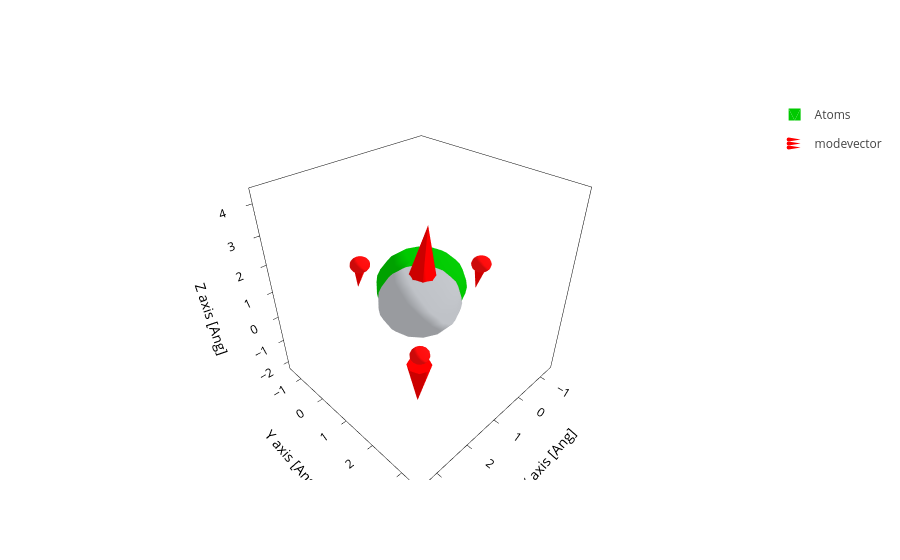

Notebook source saved alongside this figure:
### Code cell
import sisl as si
sisl_geom = si.Geometry.new(atoms0)
sisl_geom.plot(axes='xyz',
               show_bonds=False, show_cell=False,
               atoms_scale=0.5,
               arrows={"data": modevecs,
                       'atoms': np.arange(len(atoms0)),
                       'name': 'modevector',
                       'scale': -1.0,
                       'arrowhead_scale': 0.1,
                       'width': 1})

### Figure 1 — Plotly figure (JSON) as saved in the notebook; plotly's stock layout.template omitted (floating-point values rounded to 4 significant figures; data arrays with more than 128 entries replaced by an {"elided": "..."} marker saying what was removed)
{"data": [{"alphahull": 0, "color": "#00C900", "hovertemplate": "%{meta.position}", "legendgroup": "Atoms", "meta": {"meta": {"Atoms_i": 0}, "position": "(-0.00, -0.00, -0.00)"}, "name": "Atoms", "opacity": 1, "showlegend": true, "showscale": false, "type": "mesh3d", "x": {"elided": "225 float values"}, "y": {"elided": "225 float values"}, "z": {"elided": "225 float values"}}, {"alphahull": 0, "color": "#BFC2C7", "hovertemplate": "%{meta.position}", "legendgroup": "Atoms", "meta": {"meta": {"Atoms_i": 1}, "position": "(2.00, 2.00, 2.00)"}, "name": "Atoms", "opacity": 1, "showlegend": false, "showscale": false, "type": "mesh3d", "x": {"elided": "225 float values"}, "y": {"elided": "225 float values"}, "z": {"elided": "225 float values"}}, {"alphahull": 0, "color": "#FF0D0D", "hovertemplate": "%{meta.position}", "legendgroup": "Atoms", "meta": {"meta": {"Atoms_i": 2}, "position": "(2.00, -0.00, 2.00)"}, "name": "Atoms", "opacity": 1, "showlegend": false, "showscale": false, "type": "mesh3d", "x": {"elided": "225 float values"}, "y": {"elided": "225 float values"}, "z": {"elided": "225 float values"}}, {"alphahull": 0, "color": "#FF0D0D", "hovertemplate": "%{meta.position}", "legendgroup": "Atoms", "meta": {"meta": {"Atoms_i": 3}, "position": "(-0.00, 2.00, 2.00)"}, "name": "Atoms", "opacity": 1, "showlegend": false, "showscale": false, "type": "mesh3d", "x": {"elided": "225 float values"}, "y": {"elided": "225 float values"}, "z": {"elided": "225 float values"}}, {"alphahull": 0, "color": "#FF0D0D", "hovertemplate": "%{meta.position}", "legendgroup": "Atoms", "meta": {"meta": {"Atoms_i": 4}, "position": "(2.00, 2.00, -0.00)"}, "name": "Atoms", "opacity": 1, "showlegend": false, "showscale": false, "type": "mesh3d", "x": {"elided": "225 float values"}, "y": {"elided": "225 float values"}, "z": {"elided": "225 float values"}}, {"hoverinfo": "none", "legendgroup": "modevector", "line": {"color": "red", "width": 1}, "meta": {}, "mode": "lines", "name": "modevector lines", "showlegend": false, "type": "scatter3d", "x": [-1e-08, 0.002082, NaN, 2.004, 1.953, NaN, 2.004, 2.023, NaN, -1e-08, 0.04376, NaN, 2.004, 2.023, NaN], "y": [-1e-08, -0.001924, NaN, 2.004, 2.051, NaN, -1e-08, -0.04044, NaN, 2.004, 1.986, NaN, 2.004, 1.986, NaN], "z": [-1e-08, -0.04094, NaN, 2.004, 3.002, NaN, 2.004, 1.631, NaN, 2.004, 1.631, NaN, -2e-08, -0.8607, NaN]}, {"colorscale": [[0, "red"], [1, "red"]], "hovertemplate": "[%{u}, %{v}, %{w}]", "legendgroup": "modevector", "meta": {}, "name": "modevector", "showlegend": true, "showscale": false, "sizemode": "absolute", "sizeref": 0.05, "type": "cone", "u": [0.0002082, -0.005072, 0.001894, 0.004376, 0.001894], "v": [-0.0001924, 0.004687, -0.004044, -0.00175, -0.00175], "w": [-0.004094, 0.09976, -0.03725, -0.03725, -0.08607], "x": [0.001874, 1.958, 2.021, 0.03938, 2.021], "y": [-0.001731, 2.046, -0.03639, 1.988, 1.988], "z": [-0.03685, 2.902, 1.669, 1.669, -0.7746]}], "layout": {"scene": {"aspectmode": "data", "xaxis": {"title": {"text": "X axis [Ang]"}}, "yaxis": {"title": {"text": "Y axis [Ang]"}}, "zaxis": {"title": {"text": "Z axis [Ang]"}}}, "xaxis": {"scaleanchor": "y", "scaleratio": 1, "title": {"text": "X axis [Ang]"}}, "yaxis": {"title": {"text": "Y axis [Ang]"}}}}
